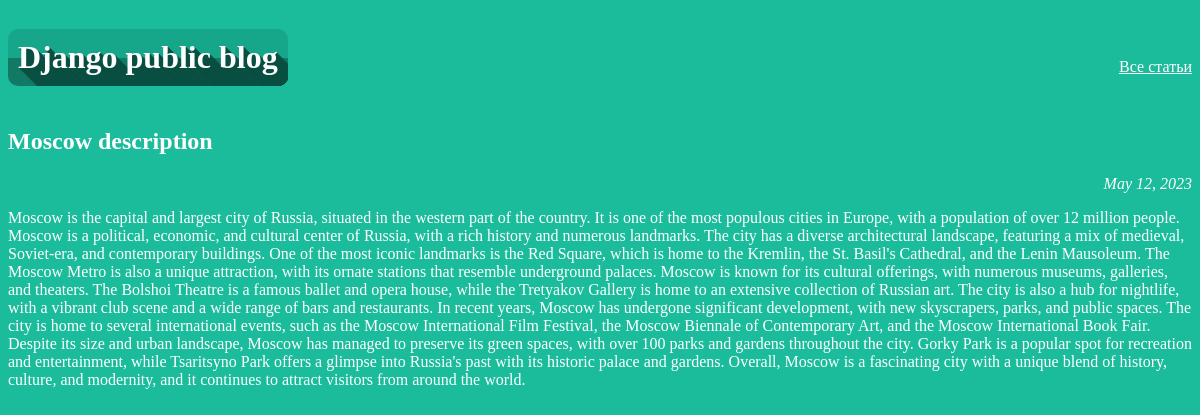
The app's page /article/1 with its own data.
### articles/models.py (models this page shows, shortened)
class Article(models.Model):
    title = models.CharField(max_length=200)
    author = models.ForeignKey(User, on_delete=models.CASCADE)
    text = models.TextField()
    created_date = models.DateField(auto_now_add=True)
    def __unicode__ (self):
        return "%s: %s" % (self.author.username, self.title)

### articles/views.py (the view)
# urls.py: re_path(r'^article/(?P<article_id>\d+)$', views.get_article, name='get_article'),
def get_article(request, article_id):
    try:
        post = Article.objects.get(id=article_id)
        print(f"post: {post}")
        return render(request, 'article.html', {"post": post})
    except Article.DoesNotExist:
        print("Article.DoesNotExist")
        raise Http404

### articles/templates/article.html (shortened to what this page needs)
{% load static %}
<!DOCTYPE html>
<html>
<head>
    <link rel="stylesheet" type="text/css" href="{% static '/css/articl1.css' %}">
</head>
<body>
    <div class="containerh1">
        <h1>Django public blog</h1>
        <a class="back" href="{% url 'archive' %}">Все статьи</a>
    </div>
    <div class="archive">
        <div class="one-post">
            <h2 class="post-title">{{ post.title }}</h2>
            <div class="article-info">
                <div class="article-created-date">{{ post.created_date }}</div>
            </div>
            <p class="article-text">{{ post.text }}</p>
        </div>
    </div>
</body>
</html>

### static/css/articl1.css (style rules this page uses)
body { background-color: #1bbc9c; font-family: Verdana; color: white; }
a { color: inherit; }
.containerh1 { text-align: left; overflow: hidden; }
.back { float: right; margin-top: 50px; }
.article-created-date { text-align: right; font-style: italic; }
.one-post { margin-bottom: 80px; }
h1 { font-weight: 800; display: inline-block; border: 0px solid black; padding: 10px; text-shadow: rgb(9, 79, 66) 1px 1px, rgb(9, 79, 66) 2px 2px, rgb(9, 79, 66) 3px 3px, rgb(9, 79, 66) 4px 4px, rgb(9, 79, 66) 5px 5px, rgb(9, 79, 66) 6px 6px, rgb(9, 79, 66) 7px 7px, rgb(9, 79, 66) 8px 8px, rgb(9, 79, 66) 9px 9px, rgb(9, 79, 66) 10px 10px, rgb(9, 79, 66) 11px 11px, rgb(9, 79, 66) 12px 12px, rgb(9, 79, 66) 13px 13px, rgb(9, 79, 66) 14px 14px, rgb(9, 79, 66) 15px 15px, rgb(9, 79, 66) 16px 16px, rgb(9, 79, 66) 17px 17px, rgb(9, 79, 66) 18px 18px, rgb(9, 79, 66) 19px 19px, rgb(9, 79, 66) 20px 20px, rgb(9, 79, 66) 21px 21px, rgb(9, 79, 66) 22px 22px, rgb(9, 79, 66) 23px 23px, rgb(9, 79, 66) 24px 24px, rgb(9, 79, 66) 25px 25px, rgb(9, 79, 66) 26px 26px, rgb(9, 79, 66) 27px 27px, rgb(9, 79, 66) 28px 28px, rgb(9, 79, 66) 29px 29px, rgb(9, 79, 66) 30px 30px, rgb(9, 79, 66) 31px 31px, rgb(9, 79, 66) 32px 32px, rgb(9, 79, 66) 33px 33px, rgb(9, 79, 66) 34px 34px, rgb(9, 79, 66) 35px 35px, rgb(9, 79, 66) 36px 36px, rgb(9, 79, 66) 37px 37px, rgb(9, 79, 66) 38px 38px, rgb(9, 79, 66) 39px 39px, rgb(9, 79, 66) 40px 40px, rgb(9, 79, 66) 41px 41px, rgb(9, 79, 66) 42px 42px, rgb(9, 79, 66) 43px 43px, rgb(9, 79, 66) 44px 44px, rgb(9, 79, 66) 45px 45px, rgb(9, 79, 66) 46px 46px, rgb(9, 79, 66) 47px 47px, rgb(9, 79, 66) 48px 48px, rgb(9, 79, 66) 49px 49px, rgb(9, 79, 66) 50px 50px, rgb(9, 79, 66) 51px 51px, rgb(9, 79, 66) 52px 52px, rgb(9, 79, 66) 53px 53px, rgb(9, 79, 66) 54px 54px, rgb(9, 79, 66) 55px 55px, rgb(9, 79, 66) 56px 56px, rgb(9, 79, 66) 57px 57px, rgb(9, 79, 66) 58px 58px, rgb(9, 79, 66) 59px 59px, rgb(9, 79, 66) 60px 60px; border-radius: 10px; background-image: linear-gradient(to bottom, #16a78a 50%, #127a64 50%); overflow: hidden; justify-content: center; text-align: center; float: left; }

### records on screen
Article: title "Moscow description", created_date "May 12, 2023", text "Moscow is the capital and largest city of Russia, situated in the western part of the country. It is one of the most populous cities in Europe, with a population of over 12 million people. Moscow is a political, economic, and cultural center of Russia, with a rich history and numerous landmarks. The city has a diverse architectural landscape, featuring a mix of medieval, Soviet-era, and contemporary buildings. One of the most iconic landmarks is the Red Square, which is home to the Kremlin, the St. Basil's Cathedral, and the Lenin Mausoleum. The Moscow Metro is also a unique attraction, with its ornate stations that resemble underground palaces. Moscow is known for its cultural offerings,…"
